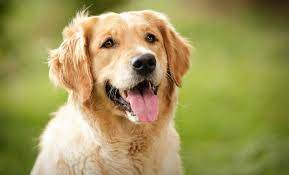
#> input picture lectures/lecture3/images/dog.jpeg, 289 x 175 px
$ python lecture3_3d_images.py
#> lines starting #> are read from the running program, lines starting #| are printed output that depends on the picture
"""
Lecture 3 Module - 3D image projection

Michael Massone
5/22/2024
CS5330
"""

##################################################################################################
## Libraries
##################################################################################################

import sys
from pathlib import Path
import cv2
import numpy as np
import matplotlib.pyplot as plt
from mpl_toolkits.mplot3d import Axes3D


##################################################################################################
# Pathing
##################################################################################################

# set file paths
BASE_DIR = Path.cwd() # get working dir
IMAGE_FILENAME = 'dog'
FILE_EXT = '.jpeg'
IMAGE_PATH = BASE_DIR / 'images' # path to images

print('Current working directory:', BASE_DIR)


##################################################################################################
## Functions
##################################################################################################

##################################################################################################
## Main
##################################################################################################
def main():

    #results_dict = show_image(IMAGE_PATH / (IMAGE_FILENAME + FILE_EXT), color_mode=0)

    img = cv2.imread('images/dog.jpeg', 0)
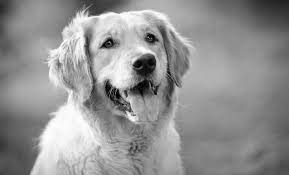
#> img: shape (175, 289); min 0, max 255, mean 147

    height, width = img.shape
#> height = 175; width = 289

    # get pixel locations (matrix dimensions)
    x = np.linspace(start=0, stop=width, num=width, dtype=int)
#> x = 289 values from 0 to 289
    y = np.linspace(start=0, stop=height, num=height, dtype=int)
#> y = 175 values from 0 to 175

    # create 2d planes (mesh)
    X,Y = np.meshgrid(x,y)

    fig, ax = plt.subplots(subplot_kw={'projection': '3d'})
    surface = ax.plot_surface(X,Y,img, cmap=plt.cm.gray)
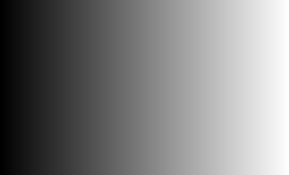
#> X: shape (175, 289) int64; min 0, max 289, mean 144; drawn with min black and max white
    plt.show()
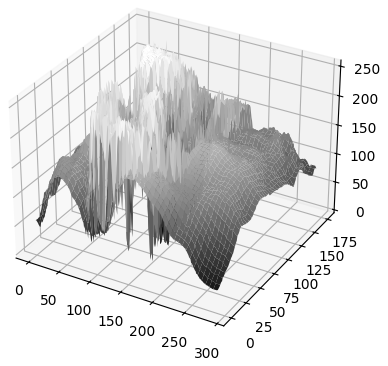
#> figure drawn by matplotlib, 1 panel


##################################################################################################
## END
##################################################################################################

if __name__ == '__main__':
    main()

$ run again, with lectures/lecture3/images/cat.jpeg copied over lectures/lecture3/images/dog.jpeg
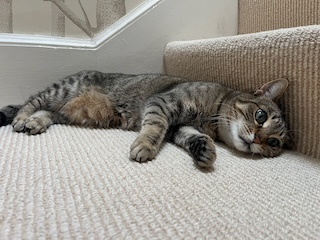
#> input picture lectures/lecture3/images/cat.jpeg, 320 x 240 px
#> in main, `img = cv2.imread('images/dog.jpeg', 0)`:
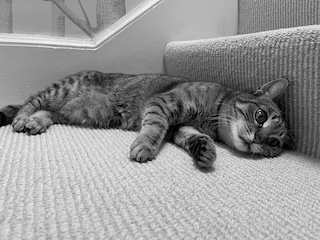
#> img: shape (240, 320); min 0, max 245, mean 148.4
#> in main, `plt.show()`:
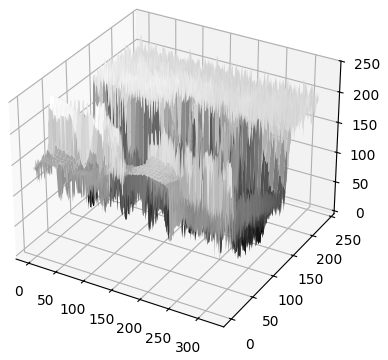
#> figure drawn by matplotlib, 1 panel

$ run again, with lectures/lecture3/images/flowers.jpg copied over lectures/lecture3/images/dog.jpeg
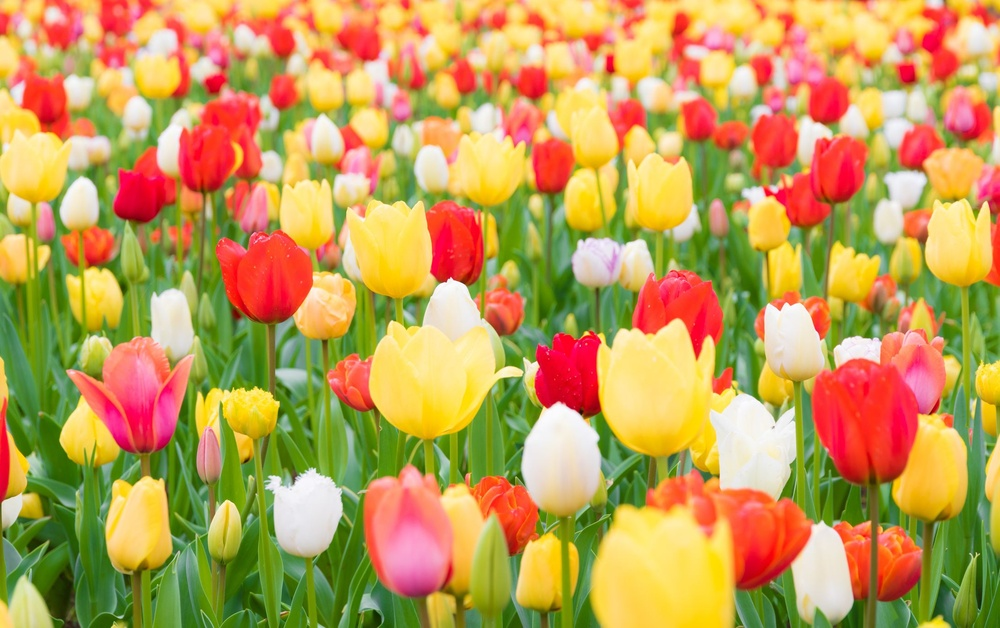
#> input picture lectures/lecture3/images/flowers.jpg, 1000 x 628 px, shrunk from 2186 x 1372 before the run
#> in main, `img = cv2.imread('images/dog.jpeg', 0)`:
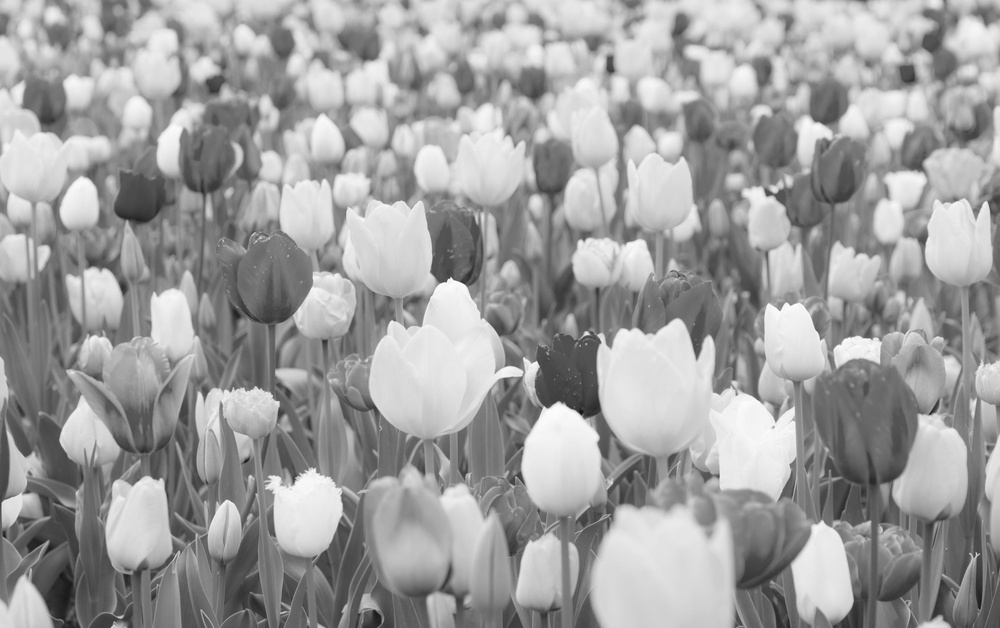
#> img: shape (628, 1000); min 17, max 255, mean 159
#> in main, `plt.show()`:
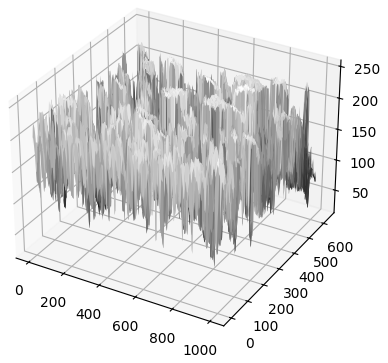
#> figure drawn by matplotlib, 1 panel
